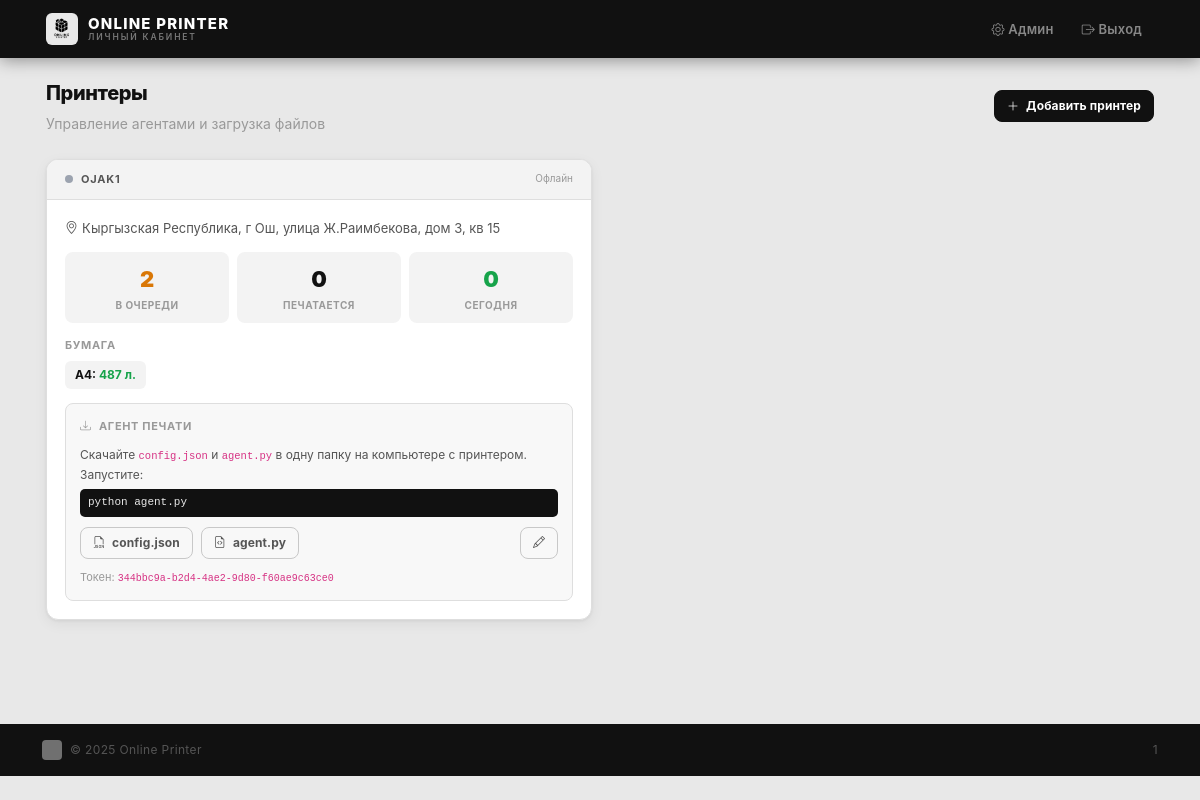
The page /dashboard/ (signed in) on the database its author committed.
### printers/models.py (models this page shows, shortened)
class PrinterTerminal(models.Model):
    name = models.CharField('Название', max_length=100)
    token = models.UUIDField('Токен', default=uuid.uuid4, unique=True, editable=False)
    address = models.CharField('Адрес', max_length=300)
    latitude = models.DecimalField('Широта', max_digits=9, decimal_places=6, default=42.870000)
    longitude = models.DecimalField('Долгота', max_digits=9, decimal_places=6, default=74.590000)
    description = models.TextField('Описание / режим работы', blank=True)
    photo = models.ImageField('Фото точки', upload_to='terminals/', blank=True)
    server_url = models.CharField(
        'URL сервера', max_length=300, blank=True,
        help_text='Например: http://192.168.1.100 или https://yoursite.com'
    )
    system_printer_name = models.CharField(
        'Имя принтера в системе', max_length=200, blank=True,
        help_text='Оставьте пустым — будет использоваться принтер по умолчанию. '
                  'Узнать: Windows → "lpstat -p", Mac/Linux → "lpstat -p"'
    )
    poll_interval = models.PositiveIntegerField(
        'Интервал опроса (сек)', default=10,
        help_text='Как часто агент проверяет новые задания'
    )
    is_active = models.BooleanField('Принимает заказы', default=True)
    is_online = models.BooleanField('Онлайн', default=False)
    last_seen = models.DateTimeField('Последний раз в сети', null=True, blank=True)
    class Meta:
        verbose_name = 'Принтер'
        verbose_name_plural = 'Принтеры'
        ordering = ['name']

### orders/models.py (models this page shows, shortened)
class PaperStock(models.Model):
    PAPER_FORMAT_CHOICES = [('A4', 'A4'), ('A3', 'A3')]
    terminal = models.ForeignKey(
        'printers.PrinterTerminal',
        verbose_name='Принтер',
        on_delete=models.CASCADE,
        related_name='paper_stocks',
    )
    paper_format = models.CharField('Формат', max_length=4, choices=PAPER_FORMAT_CHOICES, default='A4')
    sheets_available = models.IntegerField('Листов в наличии', default=0)
    updated_at = models.DateTimeField('Обновлено', auto_now=True)
    class Meta:
        verbose_name = 'Остаток бумаги'
        verbose_name_plural = 'Остатки бумаги'
        unique_together = ('terminal', 'paper_format')

### printers/views.py (the view)
# urls.py: path('dashboard/', include((dashboard_urlpatterns, 'dashboard'))),
@login_required
def dashboard(request):
    terminals = PrinterTerminal.objects.prefetch_related('paper_stocks', 'tariffs').all()
    terminal_data = []
    for t in terminals:
        queued  = Order.objects.filter(terminal=t, status='queued').count()
        printing = Order.objects.filter(terminal=t, status='printing').count()
        today   = Order.objects.filter(terminal=t, status='printed',
                                       printed_at__date=timezone.localdate()).count()
        terminal_data.append({
            'terminal': t,
            'queued': queued,
            'printing': printing,
            'today': today,
        })
    return render(request, 'dashboard/index.html', {'terminal_data': terminal_data})

### templates/dashboard/index.html (shortened to what this page needs)
{% load static %}
<!DOCTYPE html>
<html lang="ru">
<head>
  <link rel="stylesheet" href="https://cdn.jsdelivr.net/npm/bootstrap@5.3.0/dist/css/bootstrap.min.css">
  <link rel="stylesheet" href="https://cdn.jsdelivr.net/npm/bootstrap-icons@1.11.0/font/bootstrap-icons.css">
  <link rel="stylesheet" href="{% static 'css/style.css' %}">
</head>
<body>
<nav class="op-navbar">
  <div class="container">
    <a href="/" class="op-logo">
      <img src="{% static 'images/logo.jpg' %}" class="op-logo-img" alt="logo">
      <div class="op-logo-text">
        <b>ONLINE PRINTER</b>
        <span>Личный кабинет</span>
      </div>
    </a>
    <div class="op-nav-links">
      <a href="/admin/" class="op-nav-link"><i class="bi bi-gear"></i> Админ</a>
      <a href="/logout/" class="op-nav-link"><i class="bi bi-box-arrow-right"></i> Выход</a>
    </div>
  </div>
</nav>
<main class="op-main">
<div class="container">
  <div class="d-flex align-items-center justify-content-between mb-4 flex-wrap gap-2">
    <div>
      <div class="op-title">Принтеры</div>
      <div class="op-subtitle">Управление агентами и загрузка файлов</div>
    </div>
    <a href="/admin/printers/printerterminal/add/" class="btn btn-primary btn-sm">
      <i class="bi bi-plus-lg me-1"></i> Добавить принтер
    </a>
  </div>
  <div class="row g-3">
  {% for item in terminal_data %}
  {% with t=item.terminal %}
  <div class="col-12 col-lg-6">
    <div class="op-card h-100">
      <div class="op-card-header d-flex align-items-center justify-content-between">
        <div class="d-flex align-items-center gap-2">
          <span class="status-dot {% if t.is_online %}online{% else %}offline{% endif %}"></span>
          <span>{{ t.name }}</span>
        </div>
        <span style="font-weight:400;text-transform:none;letter-spacing:0;color:var(--text-3);font-size:10px">
          {% if t.is_online %}
            Онлайн{% if t.last_seen %} · {{ t.last_seen|timesince }} назад{% endif %}
          {% else %}
            Офлайн{% if t.last_seen %} · был {{ t.last_seen|timesince }} назад{% endif %}
          {% endif %}
        </span>
      </div>
      <div class="op-card-body">
        <div style="font-size:13px;color:var(--text-2);margin-bottom:14px">
          <i class="bi bi-geo-alt me-1"></i>{{ t.address }}
        </div>
        <div class="row g-2 mb-14" style="margin-bottom:14px">
          <div class="col-4">
            <div style="background:var(--surface-2);border-radius:var(--r-sm);padding:10px;text-align:center">
              <div style="font-size:22px;font-weight:900;color:var(--yellow)">{{ item.queued }}</div>
              <div style="font-size:10px;color:var(--text-3);font-weight:700;text-transform:uppercase;letter-spacing:.05em;margin-top:2px">В очереди</div>
            </div>
          </div>
          <div class="col-4">
            <div style="background:var(--surface-2);border-radius:var(--r-sm);padding:10px;text-align:center">
              <div style="font-size:22px;font-weight:900;color:var(--accent)">{{ item.printing }}</div>
              <div style="font-size:10px;color:var(--text-3);font-weight:700;text-transform:uppercase;letter-spacing:.05em;margin-top:2px">Печатается</div>
            </div>
          </div>
          <div class="col-4">
            <div style="background:var(--surface-2);border-radius:var(--r-sm);padding:10px;text-align:center">
              <div style="font-size:22px;font-weight:900;color:var(--green)">{{ item.today }}</div>
              <div style="font-size:10px;color:var(--text-3);font-weight:700;text-transform:uppercase;letter-spacing:.05em;margin-top:2px">Сегодня</div>
            </div>
          </div>
        </div>
        {% with stocks=t.paper_stocks.all %}
        {% if stocks %}
        <div style="margin-bottom:14px">
          <div style="font-size:11px;font-weight:700;text-transform:uppercase;letter-spacing:.06em;color:var(--text-3);margin-bottom:6px">Бумага</div>
          <div class="d-flex gap-2 flex-wrap">
          {% for s in stocks %}
            <div style="background:var(--surface-2);border-radius:6px;padding:5px 10px;font-size:12px;font-weight:700">
              {{ s.paper_format }}:
              <span style="color:{% if s.sheets_available > 50 %}var(--green){% elif s.sheets_available > 5 %}var(--yellow){% else %}var(--red){% endif %}">
                {{ s.sheets_available }} л.
              </span>
            </div>
          {% endfor %}
          </div>
        </div>
        {% endif %}
        {% endwith %}
        <div style="background:#F8F8F8;border:1px solid var(--border);border-radius:var(--r-sm);padding:14px">
          <div style="font-size:11px;font-weight:700;text-transform:uppercase;letter-spacing:.06em;color:var(--text-3);margin-bottom:10px">
            <i class="bi bi-download me-1"></i> Агент печати
          </div>
          <div style="font-size:12px;color:var(--text-2);margin-bottom:10px;line-height:1.6">
            Скачайте <code>config.json</code> и <code>agent.py</code> в одну папку на компьютере с принтером. Запустите:
            <code style="display:block;background:#111;color:#e8e8e8;border-radius:5px;padding:5px 8px;margin-top:5px;font-size:11px">python agent.py</code>
          </div>
          <div class="d-flex gap-2 flex-wrap">
            <a href="{% url 'dashboard:dashboard_config' t.id %}"
               class="btn btn-outline-secondary btn-sm" style="font-size:12px">
              <i class="bi bi-filetype-json me-1"></i> config.json
            </a>
            <a href="{% url 'dashboard:dashboard_agent' t.id %}"
               class="btn btn-outline-secondary btn-sm" style="font-size:12px">
              <i class="bi bi-file-earmark-code me-1"></i> agent.py
            </a>
            <a href="/admin/printers/printerterminal/{{ t.id }}/change/"
               class="btn btn-outline-secondary btn-sm ms-auto" style="font-size:12px">
              <i class="bi bi-pencil"></i>
            </a>
          </div>
          <div style="margin-top:10px;font-size:11px;color:var(--text-3)">
            Токен: <code style="font-size:10px;word-break:break-all">{{ t.token }}</code>
          </div>
        </div>
      </div>
    </div>
  </div>
  {% endwith %}
  {% endfor %}
  </div>
</div>
</main>
<footer class="op-footer mt-5">
  <div class="container d-flex align-items-center gap-2">
    <img src="{% static 'images/logo.jpg' %}" class="op-footer-logo" alt="">
    <span>© 2025 Online Printer</span>
    <span class="ms-auto">{{ request.user.username }}</span>
  </div>
</footer>
</body>
</html>

### static/css/style.css (style rules this page uses)
*, *::before, *::after { box-sizing: border-box; margin: 0; padding: 0; }
:root { --bg: #E8E8E8; --surface: #FFFFFF; --surface-2: #F3F3F3; --border: #DEDEDE; --border-2: #C8C8C8; --text: #111111; --text-2: #555555; --text-3: #999999; --accent: #111111; --green: #16A34A; --red: #DC2626; --yellow: #D97706; --r: 12px; --r-sm: 8px; --shadow: 0 1px 3px rgba(0,0,0,.06), 0 4px 14px rgba(0,0,0,.06); --shadow-lg: 0 2px 8px rgba(0,0,0,.08), 0 8px 28px rgba(0,0,0,.10); }
body { background: var(--bg); color: var(--text); font-family: -apple-system, BlinkMacSystemFont, 'Inter', 'Segoe UI', sans-serif; font-size: 15px; line-height: 1.55; -webkit-font-smoothing: antialiased; }
.op-navbar { background: #111; height: 58px; position: sticky; top: 0; z-index: 1000; display: flex; align-items: center; box-shadow: 0 2px 16px rgba(0,0,0,.4); }
.op-navbar .container { display: flex; align-items: center; height: 100%; padding: 0 16px; }
.op-logo { display: flex; align-items: center; gap: 10px; text-decoration: none; flex: 1; }
.op-logo-img { height: 32px; width: 32px; object-fit: contain; border-radius: 6px; background: #E8E8E8; padding: 2px; }
.op-logo-text { display: flex; flex-direction: column; line-height: 1; gap: 2px; }
.op-logo-text b { color: #fff; font-size: 15px; font-weight: 800; letter-spacing: .08em; }
.op-logo-text span { color: #777; font-size: 8.5px; font-weight: 600; letter-spacing: .22em; text-transform: uppercase; }
.op-nav-links { display: flex; gap: 4px; align-items: center; }
.op-nav-link { color: #888; text-decoration: none; font-size: 13px; font-weight: 600; padding: 7px 12px; border-radius: var(--r-sm); transition: color .15s, background .15s; letter-spacing: .02em; white-space: nowrap; }
.op-main { padding: 20px 0 56px; }
.op-main .container { padding: 0 16px; }
.op-card { background: var(--surface); border: 1px solid var(--border); border-radius: var(--r); box-shadow: var(--shadow); overflow: hidden; }
.op-card-header { padding: 11px 18px; border-bottom: 1px solid var(--border); font-size: 11px; font-weight: 700; text-transform: uppercase; letter-spacing: .07em; color: var(--text-2); background: var(--surface-2); }
.op-card-body { padding: 18px; }
.op-title { font-size: 20px; font-weight: 800; letter-spacing: -.02em; }
.op-subtitle { font-size: 14px; color: var(--text-3); margin-top: 4px; }
.btn { font-weight: 700 !important; font-size: 14px !important; border-radius: var(--r-sm) !important; letter-spacing: .01em; transition: all .15s; padding: 10px 18px !important; }
.btn-primary { background: #111 !important; border-color: #111 !important; color: #fff !important; }
.btn-sm { padding: 6px 12px !important; font-size: 12px !important; }
.btn-outline-secondary { background: transparent !important; border: 1.5px solid var(--border-2) !important; color: var(--text-2) !important; }
.status-dot { display: inline-block; width: 8px; height: 8px; border-radius: 50%; flex-shrink: 0; }
.status-dot.offline { background: #9CA3AF; }
.op-footer { background: #111; color: #555; font-size: 12px; padding: 16px 0; letter-spacing: .03em; }
.op-footer-logo { height: 20px; width: 20px; object-fit: cover; border-radius: 4px; filter: brightness(0) invert(1); opacity: .4; }

### rows shown on the page
PrinterTerminal: terminal.name "OJAK1", shows "Офлайн", terminal.address "Кыргызская Республика, г Ош, улица Ж.Раимбекова, дом 3, кв 15", queued "2", printing "0", today "0", terminal.token "344bbc9a-b2d4-4ae2-9d80-f60ae9c63ce0"
PaperStock: paper_format "A4", sheets_available "487"

### other values the page prints
{{ request.user.username }} "1"
